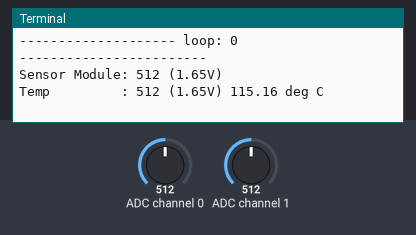
Simulated run of this program. Board: Raspberry Pi (BCM pin numbers). On the bench: the last lines printed to the terminal. Inputs (shaded band) come from the test bench; at power-on: ADC channel 0 = 512, ADC channel 1 = 512 (analog values on the 0–1023 scale).

Above: at 1.2 s.
1.3 s: ADC channel 0 set to 716
At 6.5 s:
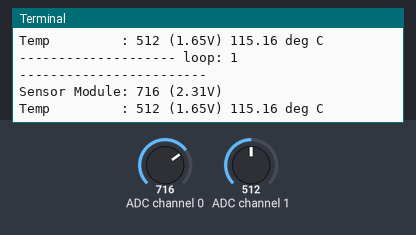
7.3 s: ADC channel 1 set to 716
At 10.4 s:
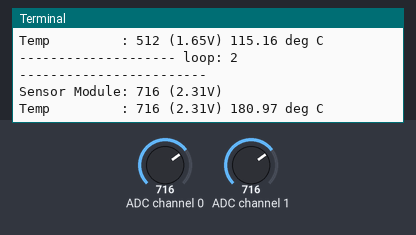
13.3 s: ADC channel 0 set to 900
At 15.4 s:
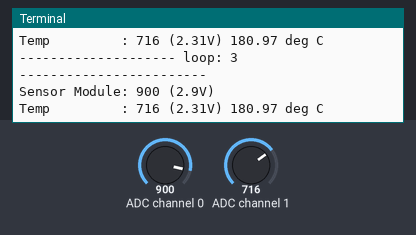
19.3 s: ADC channel 1 set to 900
At 20.5 s:
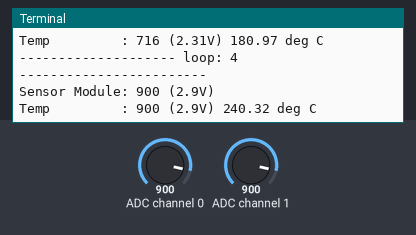
Timing chart, 0 to 22.3 s (numbered marks = the images above; inputs shaded):
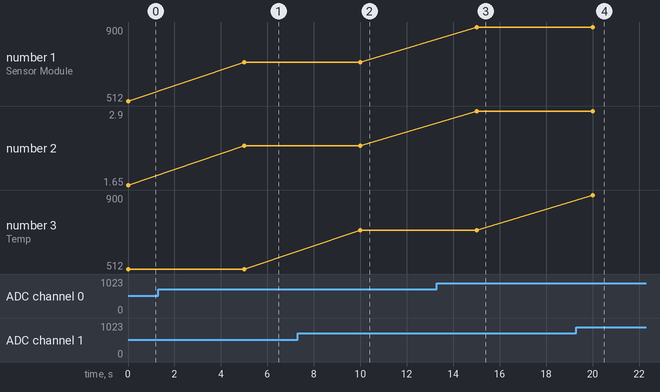

The program:

analog_senser.py
```python
import spidev
import time
import os

POWER_SUPPLY = 3.3

class AnalogSensorReader:
    def __init__(self, max_speed_hz=1000000):
        self._spi = spidev.SpiDev()
        self._spi.open(0, 0)
        self._spi.max_speed_hz = max_speed_hz

    def __enter__(self):
        return self

    def __exit__(self, exc_type=None, exc_val=None, exc_tb=None):
        if self._spi is not None:
            self._spi.close()

        # 例外未発生(=正常終了)ならreturn
        if exc_type is None:
            return

        # 例外発生時は原因を出力
        print(exc_type)
        print(exc_val)
        print(exc_tb)

    def read_row_data_for_channel(self, channel):
        adc = self._spi.xfer2([1, (8 + channel) << 4, 0])
        data = ((adc[1] & 3) << 8) + adc[2]
        return data

    def convert_volts(self, data, places):
        volts = (data * POWER_SUPPLY) / float(1023)
        volts = round(volts, places)
        return volts


def convert_temperature(data, decimal_places):
    # ADC Value
    # レベル値   温度    電圧
    #    0      -50    0.00
    #   78      -25    0.25
    #  155        0    0.50
    #  233       25    0.75
    #  310       50    1.00
    #  465      100    1.50
    #  775      200    2.50
    # 1023      280    3.30

    temp = ((data * 330) / float(1023)) - 50
    temp = round(temp, decimal_places)
    return temp


if __name__ == "__main__":

    # 各センサのチャネル
    sensor_module_channel = 0
    temp_channel = 1

    # ループ間の遅延時間
    delay = 5

    max_count = 50

    with AnalogSensorReader() as asr:
        for i in range(max_count):
            # センサモジュールのデータの読み取り
            sensor_module_level = asr.read_row_data_for_channel(sensor_module_channel)
            sensor_module_volts = asr.convert_volts(sensor_module_level, 2)

            # アナログ温度センサのデータの読み取り
            temp_level = asr.read_row_data_for_channel(temp_channel)
            temp_volts = asr.convert_volts(temp_level, 2)
            temp = convert_temperature(temp_level, 2)

            print(f"-------------------- loop: {i} ------------------------")
            print(f"Sensor Module: {sensor_module_level} ({sensor_module_volts}V)")
            print(f"Temp         : {temp_level} ({temp_volts}V) {temp} deg C")

            time.sleep(delay)
```

Measured:
- after the input at 1.3 s, the terminal: prints a new line after 3.7 s (image 1)
- after the input at 7.3 s, the terminal: prints a new line after 2.7 s (image 2)
- after the input at 13.3 s, the terminal: prints a new line after 1.7 s (image 3)
- after the input at 19.3 s, the terminal: prints a new line after 0.71 s (image 4)
- plotted number 1: 512 → 716 after the input at 1.3 s, 716 → 900 after the input at 13.3 s
- plotted number 2: 1.65 → 2.31 after the input at 1.3 s, 2.31 → 2.9 after the input at 13.3 s
